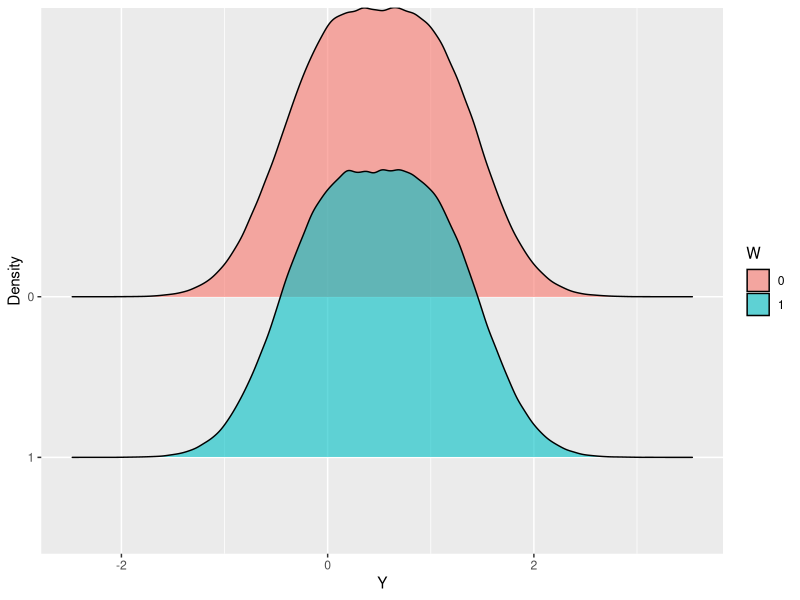
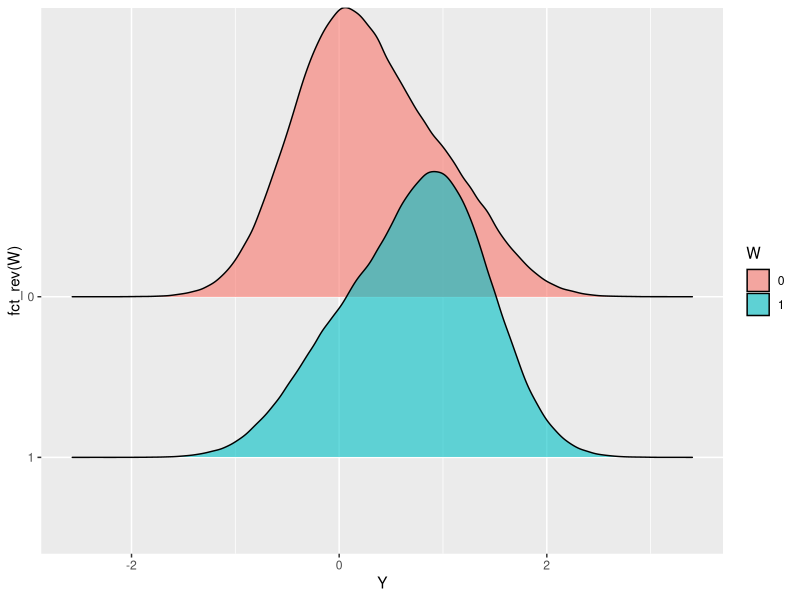
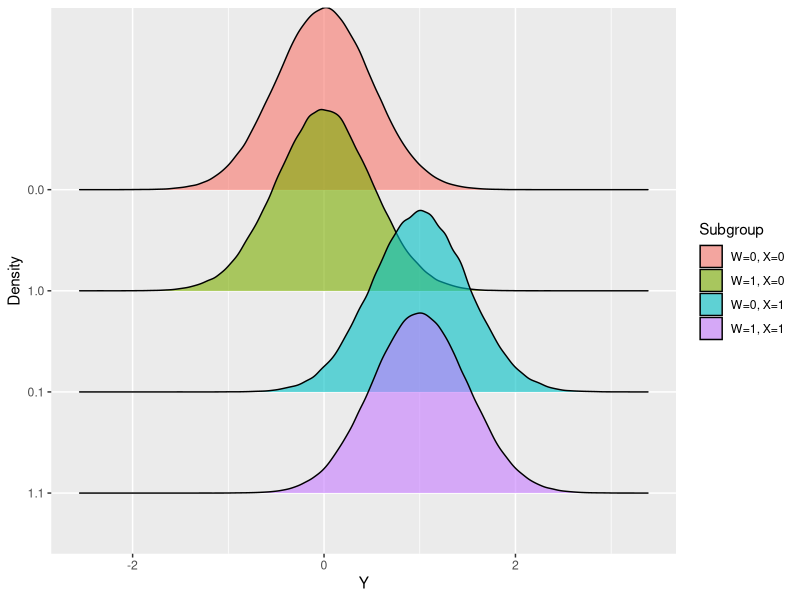
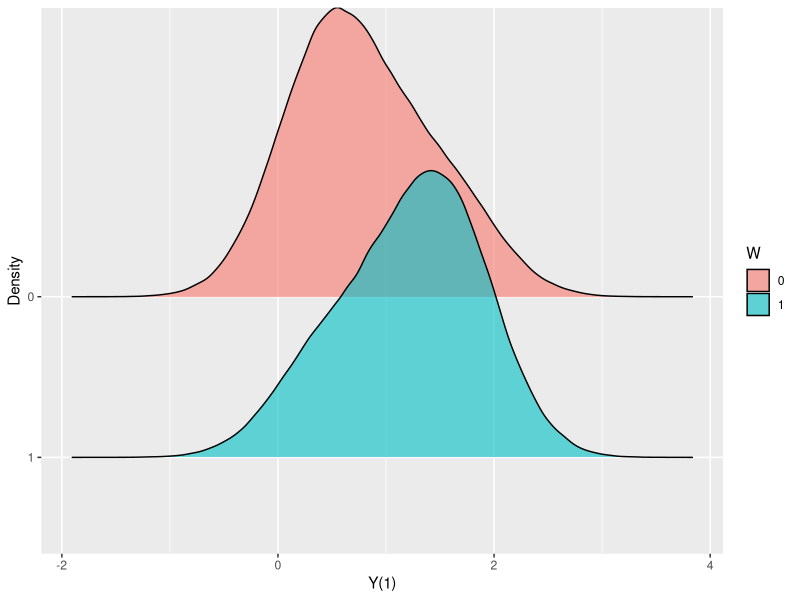
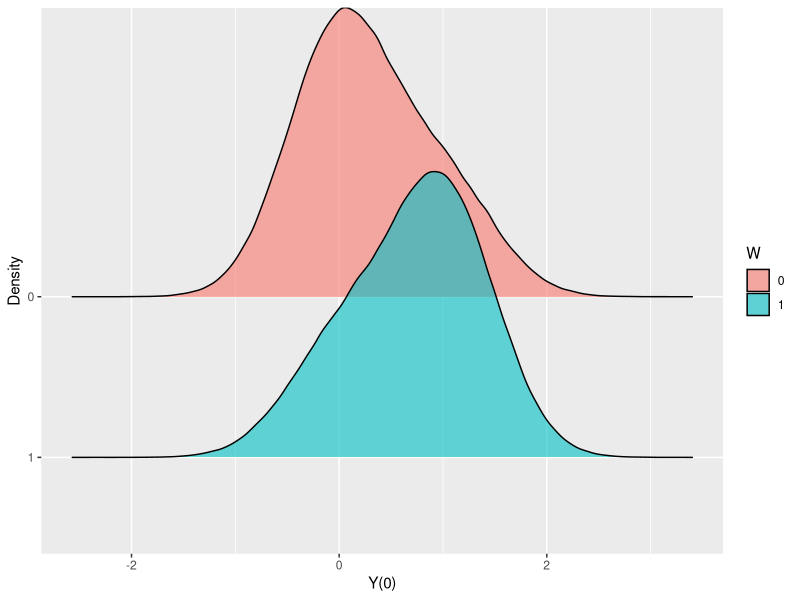
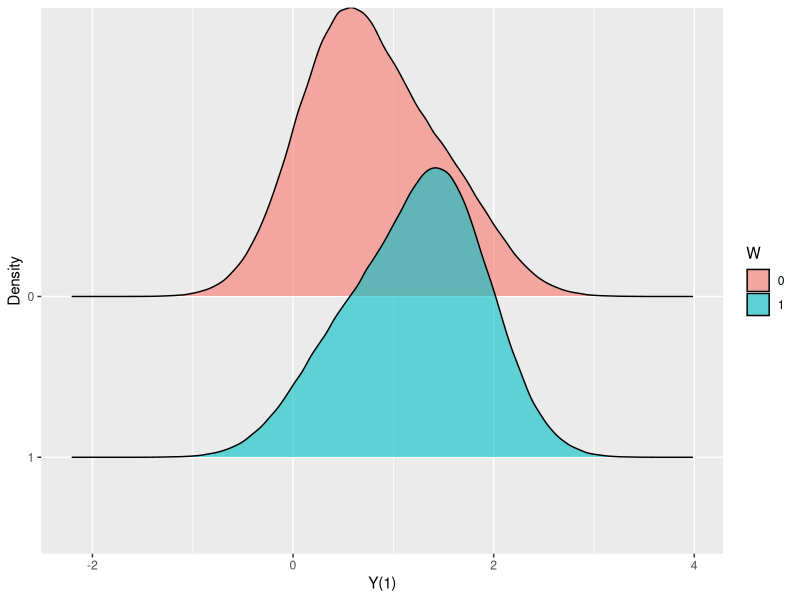
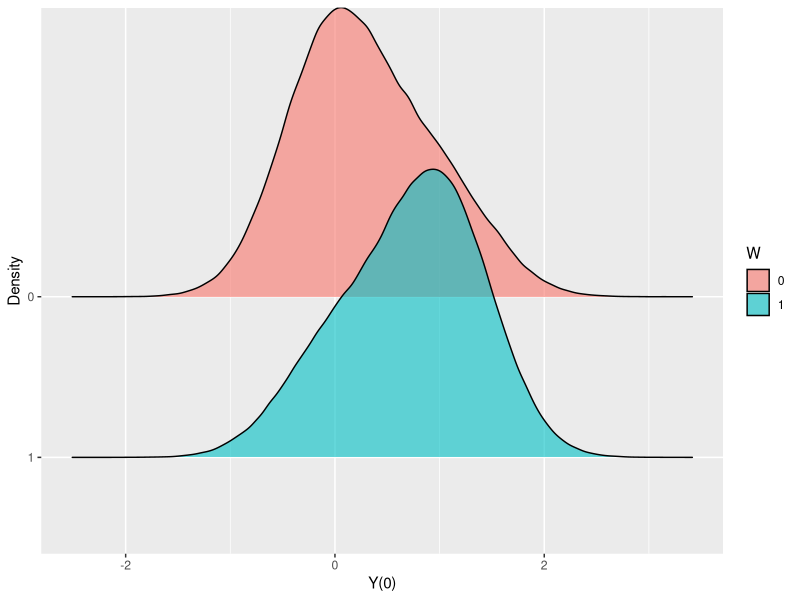
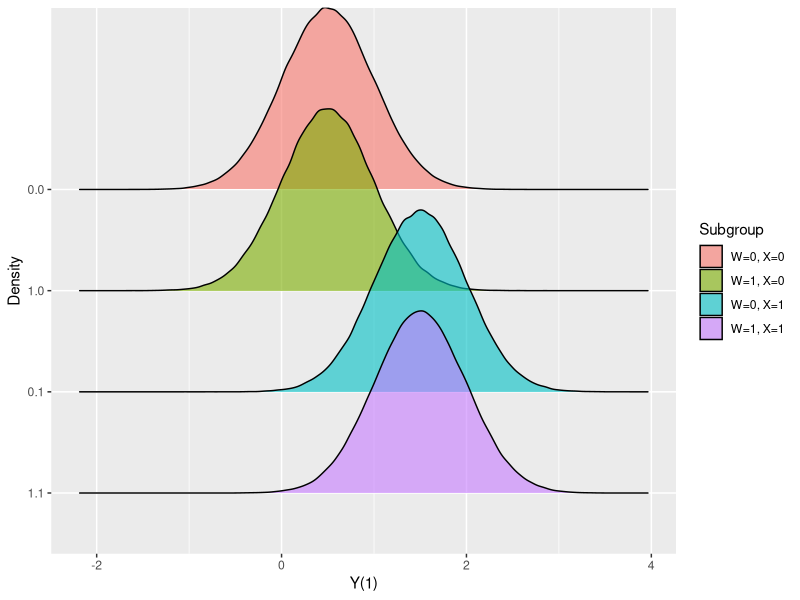

Write R code to recreate these figures, in order.
# https://nbviewer.org/github/MCKnaus/causalML-teaching/blob/main/Slides/CML3_CI.pdf
# Causal Machine Learning

# Basics

# https://mcknaus.github.io/assets/notebooks/SNB/SNB_Conditional_Independence.nb.html
# (Conditional) Independence

# Conditional independence implies conditional mean independence

# Formal definition of (conditional) independence
# General Example


library(tidyverse)
library(ggridges)
library(MASS)

set.seed(1234)
n <- 1000000
mu <- c(0,0)
rho <- 0
sigma <- matrix(c(1,rho,rho,1), nrow = 2)
draw <- mvrnorm(n, mu, sigma)
X <- 1*(draw[,1] > 0)
W <- 1*(draw[,2] > 0)
Y <- X + rnorm(n, sd = 0.5)

tibble(Y,W,X) %>% mutate(W = as.factor(W)) %>% 
  ggplot(aes(x = Y, y = fct_rev(W), fill = W))+
  geom_density_ridges(alpha = 0.6)+
  xlab("Y") + ylab("Density")

mean(Y)
mean(Y[W==1])
mean(Y[W==0])


# Introduce some correlation between the variables V and  Z
set.seed(1234)
n <- 1000000
mu <- c(0,0)
rho <- 0.6
sigma <- matrix(c(1,rho,rho,1), nrow = 2)
draw <- mvrnorm(n, mu, sigma)
X <- 1*(draw[,1] > 0) 
W <- 1*(draw[,2] > 0)
Y <- X + rnorm(n, sd = 0.5)

tibble(Y,W,X) %>% mutate(W = as.factor(W)) %>% 
  ggplot(aes(x = Y, y = fct_rev(W), fill = W))+
  geom_density_ridges(alpha = 0.6)+
  xlab("Y")

tibble(Y,W,X) %>%  mutate(W = as.factor(W), X = as.factor(X), Subgroup = interaction(W,X)) %>%
  ggplot(aes(x = Y, y = fct_rev(Subgroup), fill = Subgroup))+
  geom_density_ridges(alpha = 0.6)+
  scale_fill_discrete(labels = c("W=0, X=0","W=1, X=0","W=0, X=1","W=1, X=1"))+
  xlab("Y") + ylab("Density")

mean(Y)
mean(Y[W==1])
mean(Y[W==0])

tibble(Y,W,X) %>% group_by(X,W) %>% summarise(mean_Y = mean(Y))
tibble(Y,W,X) %>% group_by(X) %>% summarise(mean_Y = mean(Y))


# Example: Potential Outcomes and causal inference
set.seed(1234)
n <- 1000000
mu <- c(0,0)
rho <- 0.6
sigma <- matrix(c(1,rho,rho,1), nrow = 2)
draw <- mvrnorm(n, mu, sigma)
X <- 1*(draw[,1] > 0)
W <- 1*(draw[,2] > 0)
Y0 <- X + rnorm(n, sd = 0.5)
Y1 <- 0.5 + X + rnorm(n, sd = 0.5)
Y <- W*Y1 + (1-W)*Y0

# x = Y1
tibble(Y1,Y0,Y,W,X) %>% mutate(W = as.factor(W)) %>% 
  ggplot(aes(x = Y1, y = fct_rev(W), fill = W))+
  geom_density_ridges(alpha = 0.6)+
  xlab("Y(1)")+ ylab("Density")
# x = Y0
tibble(Y1,Y0,Y,W,X) %>% mutate(W = as.factor(W)) %>% 
  ggplot(aes(x = Y0, y = fct_rev(W), fill = W))+
  geom_density_ridges(alpha=.6)+
  xlab("Y(0)")+ ylab("Density")

TE_mean_comparison <- mean(Y[W==1]) - mean(Y[W==0])
print(TE_mean_comparison)
# 0.9093149


# Introduce correlation between V and Z
rho <- 0.6
sigma <- matrix(c(1,rho,rho,1), nrow = 2)
draw <- mvrnorm(n, mu, sigma)
X <- 1*(draw[,1] > 0)
W <- 1*(draw[,2] > 0)
Y0 <- X + rnorm(n, sd = 0.5)
Y1 <- 0.5 + X + rnorm(n, sd = 0.5)
Y <- W*Y1 + (1-W)*Y0

# x = Y1
tibble(Y1,Y0,Y,W,X) %>% mutate(W = as.factor(W)) %>% 
  ggplot(aes(x = Y1, y = fct_rev(W), fill = W))+
  geom_density_ridges(alpha=.6)+
  xlab("Y(1)")+ylab("Density")
# x = Y0
tibble(Y1,Y0,Y,W,X) %>% mutate(W = as.factor(W)) %>% 
  ggplot(aes(x = Y0, y = fct_rev(W), fill = W))+
  geom_density_ridges(alpha=.6)+
  xlab("Y(0)")+ylab("Density")

TE_mean_comparison <- mean(Y[W==1]) - mean(Y[W==0])
print(TE_mean_comparison)
# 0.9111342


# x = Y1 
tibble(Y,Y1,Y0,W,X) %>%  mutate(W = as.factor(W), X = as.factor(X), Subgroup = interaction(W,X)) %>% 
  ggplot(aes(x = Y1, y = fct_rev(Subgroup), fill = Subgroup))+
  geom_density_ridges(alpha = 0.6)+
  scale_fill_discrete(labels = c("W=0, X=0","W=1, X=0","W=0, X=1","W=1, X=1"))+
  xlab("Y(1)")+ylab("Density")

# x = Y0 
tibble(Y,Y1,Y0,W,X) %>%  mutate(W = as.factor(W), X = as.factor(X), Subgroup = interaction(W,X)) %>% 
  ggplot(aes(x = Y0, y = fct_rev(Subgroup), fill = Subgroup))+
  geom_density_ridges(alpha = 0.7)+
  scale_fill_discrete(labels = c("W=0, X=0","W=1, X=0","W=0, X=1","W=1, X=1"))+
  xlab("Y(0)")+ylab("Density")

# Conditional on X, the potential outcomes are independent of W

TE_cond_mean_comparison_1 <- mean(Y[W==1 & X==1]) - mean(Y[W==0 & X==1])
print(TE_cond_mean_comparison_1)

TE_cond_mean_comparison_0 <- mean(Y[W==1 & X==0]) - mean(Y[W==0 & X==0])
print(TE_cond_mean_comparison_0)

TE_cond_mean_comparison <- mean(X)*TE_cond_mean_comparison_1 + mean(1-X)*TE_cond_mean_comparison_0
print(TE_cond_mean_comparison)


summary(lm(Y~ W + X))



